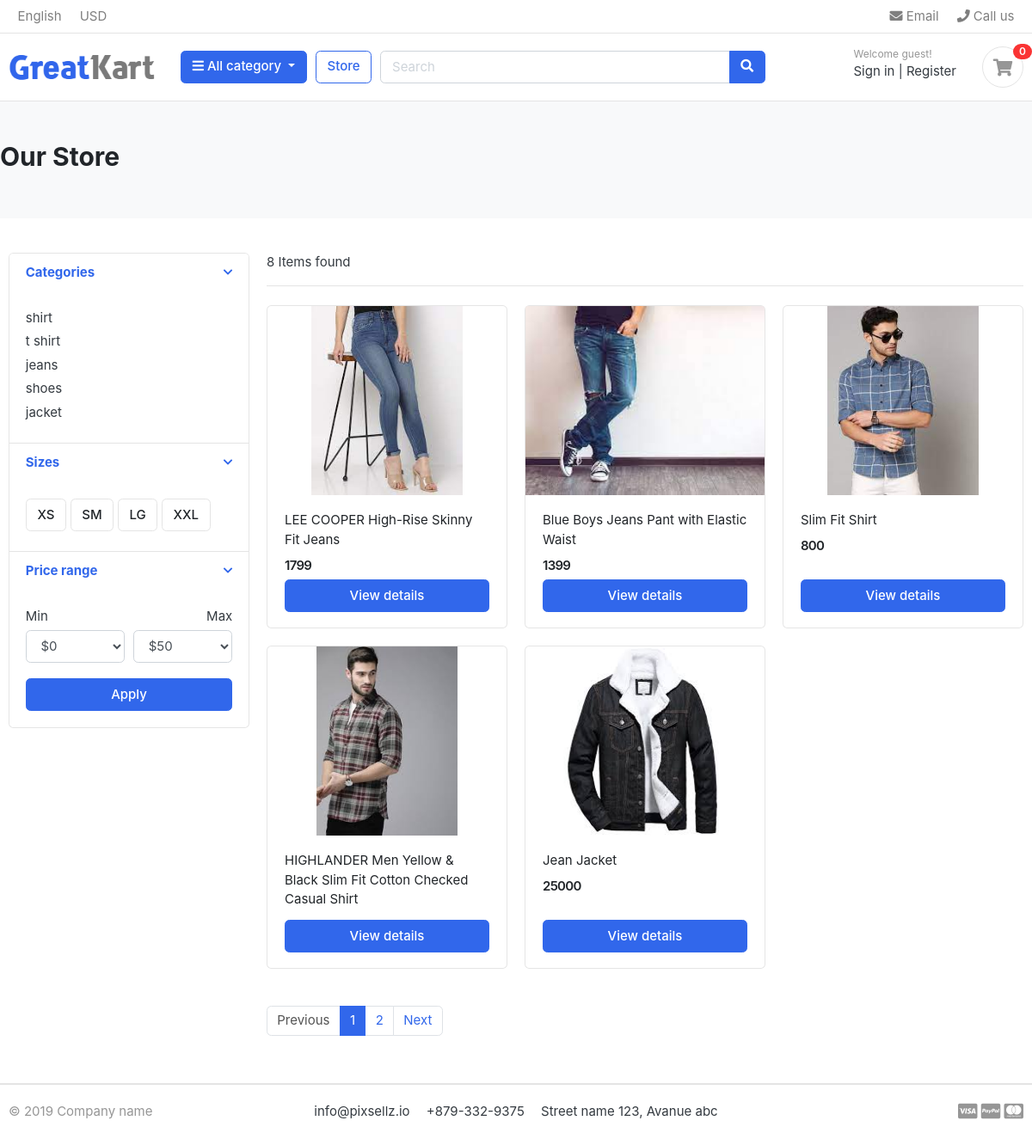
/store/, run on the app's committed database.
### Kart/models.py (models this page shows, shortened)
class Category(models.Model):
    category_name=models.CharField(max_length=50,unique=True)
    slug = models.SlugField(max_length=100, unique=True)
    description=models.TextField(max_length=255,blank=True)
    cat_image=models.ImageField(upload_to='photos/categories',blank=True)
    class Meta:
        verbose_name='category'
        verbose_name_plural='categories'
    def get_url(self):
        return reverse('products_by_category', args=[self.slug])

### storeapp/models.py (models this page shows, shortened)
class Product(models.Model):
    product_name= models.CharField(max_length=200, unique=True)
    slug= models.SlugField(max_length=200, unique=True)
    description= models.TextField(max_length=500, blank=True)
    price= models.IntegerField()
    images= models.ImageField(upload_to='photos/products')
    stock= models.IntegerField()
    is_available = models.BooleanField(default=True)
    category = models.ForeignKey(Category, on_delete=models.CASCADE)
    created_date = models.DateTimeField(auto_now_add=True)
    modified_date = models.DateTimeField(auto_now=True)
    def get_url(self):
        return reverse('product_detail', args=[self.category.slug, self.slug])

### storeapp/views.py (the view)
# urls.py: path('store/', include('storeapp.urls')),
def store(request,category_slug=None):
    categories = None
    products = None
    print(category_slug)
    if category_slug != None:
        categories = get_object_or_404(Category, slug=category_slug)
        products = Product.objects.filter(category=categories, is_available=True)
        paginator = Paginator(products, 2)
        page = request.GET.get('page')
        paged_products = paginator.get_page(page)
        product_count = products.count()
    else:
        tax=0
        grand_total=0
        products = Product.objects.all().filter(is_available=True).order_by('id')
        paginator = Paginator(products, 5)
        page = request.GET.get('page')
        paged_products = paginator.get_page(page)
        product_count = products.count()
    context = {
        'products':paged_products,
        'product_count': product_count,
    }
    return render(request, 'store/store.html', context)

### Kart/context_processors.py (called while the page is built)
def menu_links(request):
    links=Category.objects.all()
    return dict(links=links)

### templates/store/store.html (shortened to what this page needs)
{% extends 'base.html' %}
{% load static %}
{% block content %}
<section class="section-pagetop bg">
{% if 'search' in request.path %}
		<h2 class="title-page">Search Result</h2>
	{% else %}
		<h2 class="title-page">Our Store</h2>
	{% endif %}
</section>
<section class="section-content padding-y">
<div class="container">
<div class="row">
	<aside class="col-md-3">
<div class="card">
	<article class="filter-group">
		<header class="card-header">
			<a href="#" data-toggle="collapse" data-target="#collapse_1" aria-expanded="true" class="">
				<i class="icon-control fa fa-chevron-down"></i>
				<h6 class="title">Categories</h6>
			</a>
		</header>
		<div class="filter-content collapse show" id="collapse_1" style="">
			<div class="card-body">
				<ul class="list-menu">
					{% for category in links %}
				<li><a href="{{category.get_url}}">{{category.category_name}}</a></li>
                  {% endfor %}
				</ul>
			</div>
		</div>
	</article>
	<article class="filter-group">
		<header class="card-header">
			<a href="#" data-toggle="collapse" data-target="#collapse_4" aria-expanded="true" class="">
				<i class="icon-control fa fa-chevron-down"></i>
				<h6 class="title">Sizes </h6>
			</a>
		</header>
		<div class="filter-content collapse show" id="collapse_4" style="">
			<div class="card-body">
			  <label class="checkbox-btn">
			    <span class="btn btn-light"> XS </span>
			  </label>
			  <label class="checkbox-btn">
			    <span class="btn btn-light"> SM </span>
			  </label>
			  <label class="checkbox-btn">
			    <span class="btn btn-light"> LG </span>
			  </label>
			  <label class="checkbox-btn">
			    <span class="btn btn-light"> XXL </span>
			  </label>
		</div>
		</div>
	</article>
	<article class="filter-group">
		<header class="card-header">
			<a href="#" data-toggle="collapse" data-target="#collapse_3" aria-expanded="true" class="">
				<i class="icon-control fa fa-chevron-down"></i>
				<h6 class="title">Price range </h6>
			</a>
		</header>
		<div class="filter-content collapse show" id="collapse_3" style="">
			<div class="card-body">
				<div class="form-row">
				<div class="form-group col-md-6">
				  <label>Min</label>
				  	<select class="mr-2 form-control">
						<option value="0">$0</option>
					</select>
				</div>
				<div class="form-group text-right col-md-6">
				  <label>Max</label>
				  	<select class="mr-2 form-control">
						<option value="50">$50</option>
					</select>
				</div>
				</div>
				<button class="btn btn-block btn-primary">Apply</button>
			</div>
		</div>
	</article>
</div>
	</aside>
	<main class="col-md-9">
<header class="border-bottom mb-4 pb-3">
		<div class="form-inline">
			<span class="mr-md-auto">{{product_count}} Items found </span>
		</div>
</header>
<div class="row">
	{% if products %}
    {% for i in products %}
	<div class="col-md-4">
		<figure class="card card-product-grid">
			<div class="img-wrap">
				<a href="{{ product.get_url }}" ><img src="{{ i.images.url }}"></a>
			</div>
			<figcaption class="info-wrap">
				<div class="fix-height">
					<a href="{{ i.get_url }}" class="title">{{i.product_name|safe}}</a>
					<div class="price-wrap mt-2">
						<span class="price">{{i.price}}</span>
					</div>
				</div>
				<a href="{{i.get_url}}" class="btn btn-block btn-primary">View details </a>
			</figcaption>
		</figure>
	</div>
    {% endfor %}
	{% else %}
	<div>
		<h2>there is no result</h2>
	</div>
	{% endif %}
</div>
<nav class="mt-4" aria-label="Page navigation sample">
	{% if products.has_other_pages %}
	  <ul class="pagination">
			{% if products.has_previous %}
	    <li class="page-item"><a class="page-link" href="?page={{products.previous_page_number}}">Previous</a></li>
			{% else %}
			<li class="page-item disabled"><a class="page-link" href="#">Previous</a></li>
			{% endif %}
			{% for i in products.paginator.page_range %}
				{% if products.number == i %}
	    		<li class="page-item active"><a class="page-link" href="#">{{i}}</a></li>
				{% else %}
					<li class="page-item"><a class="page-link" href="?page={{i}}">{{i}}</a></li>
				{% endif %}
	    {% endfor %}
			{% if products.has_next %}
	    	<li class="page-item"><a class="page-link" href="?page={{products.next_page_number}}">Next</a></li>
			{% else %}
				<li class="page-item disabled"><a class="page-link" href="#">Next</a></li>
			{% endif %}
	  </ul>
	{% endif %}
</nav>
	</main>
</div>
</div>
</section>
{% endblock %}

### static/css/ui.css (style rules this page uses)
html { font-family: "Inter", sans-serif; font-size: 15px; }
.img-wrap { text-align: center; display: block; }
.img-wrap img { max-width: 100%; }
.price-wrap { letter-spacing: -0.7px; }
.padding-y { padding-top: 40px; padding-bottom: 40px; }
figure { margin-bottom: 0; }
article:after, .form-group:after { display: block; clear: both; content: ""; }
.bg { background-color: #f8f9fa; }
.title-page { color: #212529; }
.btn-light { background-color: #fff; border-color: #e4e4e4; }
[class*=list-] li:after { visibility: hidden; display: block; content: ""; overflow: hidden; height: 0; clear: both; }
.list-menu { list-style: none; margin: 0; padding-left: 0; }
.list-menu li { margin-bottom: 5px; }
.list-menu a { color: #343a40; }
[class*=card-product] a.title { color: #212529; display: block; }
[class*=card-product] .img-wrap { overflow: hidden; position: relative; }
[class*=card-product] .img-wrap img { height: 100%; max-width: 100%; width: auto; display: inline-block; -o-object-fit: cover; object-fit: cover; }
.card-product-grid { margin-bottom: 20px; }
.card-product-grid .img-wrap { border-radius: 0.2rem 0.2rem 0 0; height: 220px; }
.card-product-grid .info-wrap { overflow: hidden; padding: 18px 20px; }
.card-product-grid .fix-height { height: 80px; overflow: hidden; }
.card .img-wrap { overflow: hidden; }
.price { font-weight: 600; color: #212529; }
.icon-control { margin-top: 5px; float: right; font-size: 80%; }
.card-header .title { margin-bottom: 0; line-height: 1.5; }
.filter-group { border-bottom: 1px solid #e4e4e4; }
.filter-group .card-header { border-bottom: 0; }
.filter-group:last-child { border-bottom: 0; }
.checkbox-btn { position: relative; }
.section-pagetop { padding: 45px 0; }

### data on the page
Category: category_name "shirt"
Category: category_name "t shirt"
Category: category_name "jeans"
Category: category_name "shoes"
Category: category_name "jacket"
Product: images (picture), product_name "LEE COOPER High-Rise Skinny Fit Jeans", price "1799"
Product: images (picture), product_name "Blue Boys Jeans Pant with Elastic Waist", price "1399"
Product: images (picture), product_name "Slim Fit Shirt", price "800"
Product: images (picture), product_name "HIGHLANDER Men Yellow & Black Slim Fit Cotton Checked Casual Shirt"
Product: images (picture), product_name "Jean Jacket", price "25000"

### other printed values
{{ product_count }} "8"
{{ i }} "1"
{{ i }} "2"
